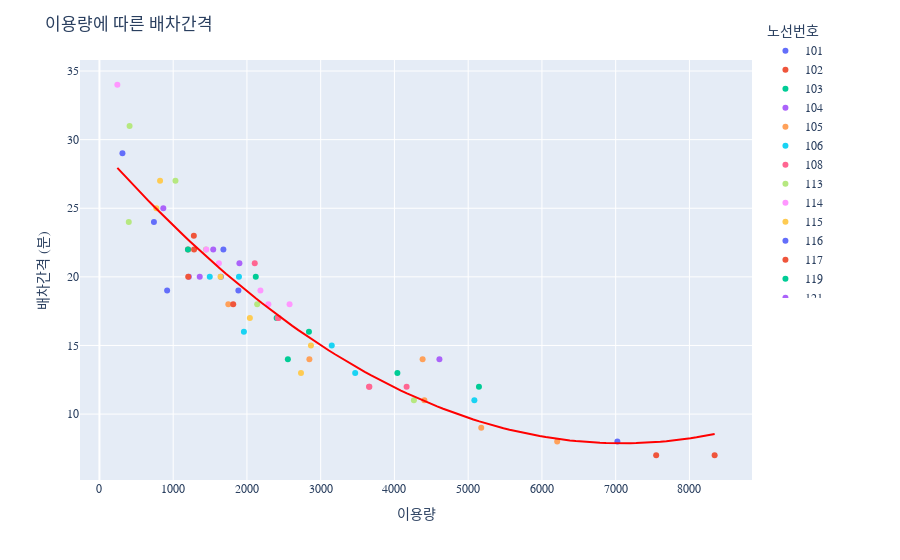

The notebook cell this image was saved under:
### Code cell
import plotly.express as px
import plotly.graph_objects as go
import plotly.offline as pyo

# 2차 곡선 회귀선 계수 계산
a, b, c = np.polyfit(bus_usage_merge_work["USAGE_COUNT"], bus_usage_merge_work["ALLO_INTERVAL"], 2)

# 2차 곡선 회귀선 함수 정의
def quadratic_regression(x):
    return a * x**2 + b * x + c

# 산점도 그래프 생성
fig = px.scatter(bus_usage_merge_work, x="USAGE_COUNT", y="ALLO_INTERVAL", color="ROUTE_NO", 
                 labels={"USAGE_COUNT": "이용량", "ALLO_INTERVAL": "배차간격 (분)", "ROUTE_NO": "노선번호"})

# 회귀선 그리기
x_range = np.linspace(bus_usage_merge_work["USAGE_COUNT"].min(), bus_usage_merge_work["USAGE_COUNT"].max(), 100)
y_range = [quadratic_regression(x) for x in x_range]

fig.add_trace(go.Scatter(x=x_range, y=y_range, mode="lines", name="2차 곡선 회귀선", line=dict(color='red')))

# 그래프 레이아웃 설정
fig.update_layout(
    title="이용량에 따른 배차간격",
    xaxis_title="이용량",
    yaxis_title="배차간격 (분)",
    legend_title="노선번호",
    showlegend=True,
    legend=dict(x=9000, y=1.1),
    font=dict(family="Malgun Gothic"),
    hovermode="closest"
)

# 그래프 표시
fig.show()
pyo.plot(fig, filename='bus_usage_graph_work_altered.html')

### Figure 1 — Plotly figure (JSON) as saved in the notebook; plotly's stock layout.template omitted (floating-point values rounded to 4 significant figures)
{"data": [{"hovertemplate": "노선번호=101<br>이용량=%{x}<br>배차간격 (분)=%{y}<extra></extra>", "legendgroup": "101", "marker": {"color": "#636efa", "symbol": "circle"}, "mode": "markers", "name": "101", "orientation": "v", "showlegend": true, "type": "scatter", "x": [1647], "xaxis": "x", "y": [20], "yaxis": "y"}, {"hovertemplate": "노선번호=102<br>이용량=%{x}<br>배차간격 (분)=%{y}<extra></extra>", "legendgroup": "102", "marker": {"color": "#EF553B", "symbol": "circle"}, "mode": "markers", "name": "102", "orientation": "v", "showlegend": true, "type": "scatter", "x": [8342], "xaxis": "x", "y": [7], "yaxis": "y"}, {"hovertemplate": "노선번호=103<br>이용량=%{x}<br>배차간격 (분)=%{y}<extra></extra>", "legendgroup": "103", "marker": {"color": "#00cc96", "symbol": "circle"}, "mode": "markers", "name": "103", "orientation": "v", "showlegend": true, "type": "scatter", "x": [4040], "xaxis": "x", "y": [13], "yaxis": "y"}, {"hovertemplate": "노선번호=104<br>이용량=%{x}<br>배차간격 (분)=%{y}<extra></extra>", "legendgroup": "104", "marker": {"color": "#ab63fa", "symbol": "circle"}, "mode": "markers", "name": "104", "orientation": "v", "showlegend": true, "type": "scatter", "x": [1213], "xaxis": "x", "y": [20], "yaxis": "y"}, {"hovertemplate": "노선번호=105<br>이용량=%{x}<br>배차간격 (분)=%{y}<extra></extra>", "legendgroup": "105", "marker": {"color": "#FFA15A", "symbol": "circle"}, "mode": "markers", "name": "105", "orientation": "v", "showlegend": true, "type": "scatter", "x": [5177], "xaxis": "x", "y": [9], "yaxis": "y"}, {"hovertemplate": "노선번호=106<br>이용량=%{x}<br>배차간격 (분)=%{y}<extra></extra>", "legendgroup": "106", "marker": {"color": "#19d3f3", "symbol": "circle"}, "mode": "markers", "name": "106", "orientation": "v", "showlegend": true, "type": "scatter", "x": [5084], "xaxis": "x", "y": [11], "yaxis": "y"}, {"hovertemplate": "노선번호=108<br>이용량=%{x}<br>배차간격 (분)=%{y}<extra></extra>", "legendgroup": "108", "marker": {"color": "#FF6692", "symbol": "circle"}, "mode": "markers", "name": "108", "orientation": "v", "showlegend": true, "type": "scatter", "x": [3656], "xaxis": "x", "y": [12], "yaxis": "y"}, {"hovertemplate": "노선번호=113<br>이용량=%{x}<br>배차간격 (분)=%{y}<extra></extra>", "legendgroup": "113", "marker": {"color": "#B6E880", "symbol": "circle"}, "mode": "markers", "name": "113", "orientation": "v", "showlegend": true, "type": "scatter", "x": [1444], "xaxis": "x", "y": [22], "yaxis": "y"}, {"hovertemplate": "노선번호=114<br>이용량=%{x}<br>배차간격 (분)=%{y}<extra></extra>", "legendgroup": "114", "marker": {"color": "#FF97FF", "symbol": "circle"}, "mode": "markers", "name": "114", "orientation": "v", "showlegend": true, "type": "scatter", "x": [2291], "xaxis": "x", "y": [18], "yaxis": "y"}, {"hovertemplate": "노선번호=115<br>이용량=%{x}<br>배차간격 (분)=%{y}<extra></extra>", "legendgroup": "115", "marker": {"color": "#FECB52", "symbol": "circle"}, "mode": "markers", "name": "115", "orientation": "v", "showlegend": true, "type": "scatter", "x": [2868], "xaxis": "x", "y": [15], "yaxis": "y"}, {"hovertemplate": "노선번호=116<br>이용량=%{x}<br>배차간격 (분)=%{y}<extra></extra>", "legendgroup": "116", "marker": {"color": "#636efa", "symbol": "circle"}, "mode": "markers", "name": "116", "orientation": "v", "showlegend": true, "type": "scatter", "x": [739], "xaxis": "x", "y": [24], "yaxis": "y"}, {"hovertemplate": "노선번호=117<br>이용량=%{x}<br>배차간격 (분)=%{y}<extra></extra>", "legendgroup": "117", "marker": {"color": "#EF553B", "symbol": "circle"}, "mode": "markers", "name": "117", "orientation": "v", "showlegend": true, "type": "scatter", "x": [1204], "xaxis": "x", "y": [20], "yaxis": "y"}, {"hovertemplate": "노선번호=119<br>이용량=%{x}<br>배차간격 (분)=%{y}<extra></extra>", "legendgroup": "119", "marker": {"color": "#00cc96", "symbol": "circle"}, "mode": "markers", "name": "119", "orientation": "v", "showlegend": true, "type": "scatter", "x": [2841], "xaxis": "x", "y": [16], "yaxis": "y"}, {"hovertemplate": "노선번호=121<br>이용량=%{x}<br>배차간격 (분)=%{y}<extra></extra>", "legendgroup": "121", "marker": {"color": "#ab63fa", "symbol": "circle"}, "mode": "markers", "name": "121", "orientation": "v", "showlegend": true, "type": "scatter", "x": [1543], "xaxis": "x", "y": [22], "yaxis": "y"}, {"hovertemplate": "노선번호=201<br>이용량=%{x}<br>배차간격 (분)=%{y}<extra></extra>", "legendgroup": "201", "marker": {"color": "#FFA15A", "symbol": "circle"}, "mode": "markers", "name": "201", "orientation": "v", "showlegend": true, "type": "scatter", "x": [6207], "xaxis": "x", "y": [8], "yaxis": "y"}, {"hovertemplate": "노선번호=203<br>이용량=%{x}<br>배차간격 (분)=%{y}<extra></extra>", "legendgroup": "203", "marker": {"color": "#19d3f3", "symbol": "circle"}, "mode": "markers", "name": "203", "orientation": "v", "showlegend": true, "type": "scatter", "x": [1959], "xaxis": "x", "y": [16], "yaxis": "y"}, {"hovertemplate": "노선번호=211<br>이용량=%{x}<br>배차간격 (분)=%{y}<extra></extra>", "legendgroup": "211", "marker": {"color": "#FF6692", "symbol": "circle"}, "mode": "markers", "name": "211", "orientation": "v", "showlegend": true, "type": "scatter", "x": [3660], "xaxis": "x", "y": [12], "yaxis": "y"}, {"hovertemplate": "노선번호=212<br>이용량=%{x}<br>배차간격 (분)=%{y}<extra></extra>", "legendgroup": "212", "marker": {"color": "#B6E880", "symbol": "circle"}, "mode": "markers", "name": "212", "orientation": "v", "showlegend": true, "type": "scatter", "x": [398], "xaxis": "x", "y": [24], "yaxis": "y"}, {"hovertemplate": "노선번호=213<br>이용량=%{x}<br>배차간격 (분)=%{y}<extra></extra>", "legendgroup": "213", "marker": {"color": "#FF97FF", "symbol": "circle"}, "mode": "markers", "name": "213", "orientation": "v", "showlegend": true, "type": "scatter", "x": [243], "xaxis": "x", "y": [34], "yaxis": "y"}, {"hovertemplate": "노선번호=216<br>이용량=%{x}<br>배차간격 (분)=%{y}<extra></extra>", "legendgroup": "216", "marker": {"color": "#FECB52", "symbol": "circle"}, "mode": "markers", "name": "216", "orientation": "v", "showlegend": true, "type": "scatter", "x": [2040], "xaxis": "x", "y": [17], "yaxis": "y"}, {"hovertemplate": "노선번호=301<br>이용량=%{x}<br>배차간격 (분)=%{y}<extra></extra>", "legendgroup": "301", "marker": {"color": "#636efa", "symbol": "circle"}, "mode": "markers", "name": "301", "orientation": "v", "showlegend": true, "type": "scatter", "x": [7023], "xaxis": "x", "y": [8], "yaxis": "y"}, {"hovertemplate": "노선번호=311<br>이용량=%{x}<br>배차간격 (분)=%{y}<extra></extra>", "legendgroup": "311", "marker": {"color": "#EF553B", "symbol": "circle"}, "mode": "markers", "name": "311", "orientation": "v", "showlegend": true, "type": "scatter", "x": [7549], "xaxis": "x", "y": [7], "yaxis": "y"}, {"hovertemplate": "노선번호=312<br>이용량=%{x}<br>배차간격 (분)=%{y}<extra></extra>", "legendgroup": "312", "marker": {"color": "#00cc96", "symbol": "circle"}, "mode": "markers", "name": "312", "orientation": "v", "showlegend": true, "type": "scatter", "x": [2120], "xaxis": "x", "y": [20], "yaxis": "y"}, {"hovertemplate": "노선번호=313<br>이용량=%{x}<br>배차간격 (분)=%{y}<extra></extra>", "legendgroup": "313", "marker": {"color": "#ab63fa", "symbol": "circle"}, "mode": "markers", "name": "313", "orientation": "v", "showlegend": true, "type": "scatter", "x": [866], "xaxis": "x", "y": [25], "yaxis": "y"}, {"hovertemplate": "노선번호=314<br>이용량=%{x}<br>배차간격 (분)=%{y}<extra></extra>", "legendgroup": "314", "marker": {"color": "#FFA15A", "symbol": "circle"}, "mode": "markers", "name": "314", "orientation": "v", "showlegend": true, "type": "scatter", "x": [4406], "xaxis": "x", "y": [11], "yaxis": "y"}, {"hovertemplate": "노선번호=315<br>이용량=%{x}<br>배차간격 (분)=%{y}<extra></extra>", "legendgroup": "315", "marker": {"color": "#19d3f3", "symbol": "circle"}, "mode": "markers", "name": "315", "orientation": "v", "showlegend": true, "type": "scatter", "x": [1496], "xaxis": "x", "y": [20], "yaxis": "y"}, {"hovertemplate": "노선번호=316<br>이용량=%{x}<br>배차간격 (분)=%{y}<extra></extra>", "legendgroup": "316", "marker": {"color": "#FF6692", "symbol": "circle"}, "mode": "markers", "name": "316", "orientation": "v", "showlegend": true, "type": "scatter", "x": [2106], "xaxis": "x", "y": [21], "yaxis": "y"}, {"hovertemplate": "노선번호=317<br>이용량=%{x}<br>배차간격 (분)=%{y}<extra></extra>", "legendgroup": "317", "marker": {"color": "#B6E880", "symbol": "circle"}, "mode": "markers", "name": "317", "orientation": "v", "showlegend": true, "type": "scatter", "x": [1031], "xaxis": "x", "y": [27], "yaxis": "y"}, {"hovertemplate": "노선번호=318<br>이용량=%{x}<br>배차간격 (분)=%{y}<extra></extra>", "legendgroup": "318", "marker": {"color": "#FF97FF", "symbol": "circle"}, "mode": "markers", "name": "318", "orientation": "v", "showlegend": true, "type": "scatter", "x": [2183], "xaxis": "x", "y": [19], "yaxis": "y"}, {"hovertemplate": "노선번호=511<br>이용량=%{x}<br>배차간격 (분)=%{y}<extra></extra>", "legendgroup": "511", "marker": {"color": "#FECB52", "symbol": "circle"}, "mode": "markers", "name": "511", "orientation": "v", "showlegend": true, "type": "scatter", "x": [2733], "xaxis": "x", "y": [13], "yaxis": "y"}, {"hovertemplate": "노선번호=512<br>이용량=%{x}<br>배차간격 (분)=%{y}<extra></extra>", "legendgroup": "512", "marker": {"color": "#636efa", "symbol": "circle"}, "mode": "markers", "name": "512", "orientation": "v", "showlegend": true, "type": "scatter", "x": [1681], "xaxis": "x", "y": [22], "yaxis": "y"}, {"hovertemplate": "노선번호=513<br>이용량=%{x}<br>배차간격 (분)=%{y}<extra></extra>", "legendgroup": "513", "marker": {"color": "#EF553B", "symbol": "circle"}, "mode": "markers", "name": "513", "orientation": "v", "showlegend": true, "type": "scatter", "x": [1280], "xaxis": "x", "y": [23], "yaxis": "y"}, {"hovertemplate": "노선번호=514<br>이용량=%{x}<br>배차간격 (분)=%{y}<extra></extra>", "legendgroup": "514", "marker": {"color": "#00cc96", "symbol": "circle"}, "mode": "markers", "name": "514", "orientation": "v", "showlegend": true, "type": "scatter", "x": [2403], "xaxis": "x", "y": [17], "yaxis": "y"}, {"hovertemplate": "노선번호=601<br>이용량=%{x}<br>배차간격 (분)=%{y}<extra></extra>", "legendgroup": "601", "marker": {"color": "#ab63fa", "symbol": "circle"}, "mode": "markers", "name": "601", "orientation": "v", "showlegend": true, "type": "scatter", "x": [1898], "xaxis": "x", "y": [21], "yaxis": "y"}, {"hovertemplate": "노선번호=602<br>이용량=%{x}<br>배차간격 (분)=%{y}<extra></extra>", "legendgroup": "602", "marker": {"color": "#FFA15A", "symbol": "circle"}, "mode": "markers", "name": "602", "orientation": "v", "showlegend": true, "type": "scatter", "x": [1748], "xaxis": "x", "y": [18], "yaxis": "y"}, {"hovertemplate": "노선번호=603<br>이용량=%{x}<br>배차간격 (분)=%{y}<extra></extra>", "legendgroup": "603", "marker": {"color": "#19d3f3", "symbol": "circle"}, "mode": "markers", "name": "603", "orientation": "v", "showlegend": true, "type": "scatter", "x": [3468], "xaxis": "x", "y": [13], "yaxis": "y"}, {"hovertemplate": "노선번호=604<br>이용량=%{x}<br>배차간격 (분)=%{y}<extra></extra>", "legendgroup": "604", "marker": {"color": "#FF6692", "symbol": "circle"}, "mode": "markers", "name": "604", "orientation": "v", "showlegend": true, "type": "scatter", "x": [4165], "xaxis": "x", "y": [12], "yaxis": "y"}, {"hovertemplate": "노선번호=605<br>이용량=%{x}<br>배차간격 (분)=%{y}<extra></extra>", "legendgroup": "605", "marker": {"color": "#B6E880", "symbol": "circle"}, "mode": "markers", "name": "605", "orientation": "v", "showlegend": true, "type": "scatter", "x": [4264], "xaxis": "x", "y": [11], "yaxis": "y"}, {"hovertemplate": "노선번호=606<br>이용량=%{x}<br>배차간격 (분)=%{y}<extra></extra>", "legendgroup": "606", "marker": {"color": "#FF97FF", "symbol": "circle"}, "mode": "markers", "name": "606", "orientation": "v", "showlegend": true, "type": "scatter", "x": [1449], "xaxis": "x", "y": [22], "yaxis": "y"}, {"hovertemplate": "노선번호=608<br>이용량=%{x}<br>배차간격 (분)=%{y}<extra></extra>", "legendgroup": "608", "marker": {"color": "#FECB52", "symbol": "circle"}, "mode": "markers", "name": "608", "orientation": "v", "showlegend": true, "type": "scatter", "x": [1642], "xaxis": "x", "y": [20], "yaxis": "y"}, {"hovertemplate": "노선번호=611<br>이용량=%{x}<br>배차간격 (분)=%{y}<extra></extra>", "legendgroup": "611", "marker": {"color": "#636efa", "symbol": "circle"}, "mode": "markers", "name": "611", "orientation": "v", "showlegend": true, "type": "scatter", "x": [1884], "xaxis": "x", "y": [19], "yaxis": "y"}, {"hovertemplate": "노선번호=612<br>이용량=%{x}<br>배차간격 (분)=%{y}<extra></extra>", "legendgroup": "612", "marker": {"color": "#EF553B", "symbol": "circle"}, "mode": "markers", "name": "612", "orientation": "v", "showlegend": true, "type": "scatter", "x": [1202], "xaxis": "x", "y": [22], "yaxis": "y"}, {"hovertemplate": "노선번호=613<br>이용량=%{x}<br>배차간격 (분)=%{y}<extra></extra>", "legendgroup": "613", "marker": {"color": "#00cc96", "symbol": "circle"}, "mode": "markers", "name": "613", "orientation": "v", "showlegend": true, "type": "scatter", "x": [2555], "xaxis": "x", "y": [14], "yaxis": "y"}, {"hovertemplate": "노선번호=614<br>이용량=%{x}<br>배차간격 (분)=%{y}<extra></extra>", "legendgroup": "614", "marker": {"color": "#ab63fa", "symbol": "circle"}, "mode": "markers", "name": "614", "orientation": "v", "showlegend": true, "type": "scatter", "x": [1360], "xaxis": "x", "y": [20], "yaxis": "y"}, {"hovertemplate": "노선번호=615<br>이용량=%{x}<br>배차간격 (분)=%{y}<extra></extra>", "legendgroup": "615", "marker": {"color": "#FFA15A", "symbol": "circle"}, "mode": "markers", "name": "615", "orientation": "v", "showlegend": true, "type": "scatter", "x": [2847], "xaxis": "x", "y": [14], "yaxis": "y"}, {"hovertemplate": "노선번호=616<br>이용량=%{x}<br>배차간격 (분)=%{y}<extra></extra>", "legendgroup": "616", "marker": {"color": "#19d3f3", "symbol": "circle"}, "mode": "markers", "name": "616", "orientation": "v", "showlegend": true, "type": "scatter", "x": [1892], "xaxis": "x", "y": [20], "yaxis": "y"}, {"hovertemplate": "노선번호=617<br>이용량=%{x}<br>배차간격 (분)=%{y}<extra></extra>", "legendgroup": "617", "marker": {"color": "#FF6692", "symbol": "circle"}, "mode": "markers", "name": "617", "orientation": "v", "showlegend": true, "type": "scatter", "x": [2419], "xaxis": "x", "y": [17], "yaxis": "y"}, {"hovertemplate": "노선번호=618<br>이용량=%{x}<br>배차간격 (분)=%{y}<extra></extra>", "legendgroup": "618", "marker": {"color": "#B6E880", "symbol": "circle"}, "mode": "markers", "name": "618", "orientation": "v", "showlegend": true, "type": "scatter", "x": [2139], "xaxis": "x", "y": [18], "yaxis": "y"}, {"hovertemplate": "노선번호=619<br>이용량=%{x}<br>배차간격 (분)=%{y}<extra></extra>", "legendgroup": "619", "marker": {"color": "#FF97FF", "symbol": "circle"}, "mode": "markers", "name": "619", "orientation": "v", "showlegend": true, "type": "scatter", "x": [1620], "xaxis": "x", "y": [21], "yaxis": "y"}, {"hovertemplate": "노선번호=620<br>이용량=%{x}<br>배차간격 (분)=%{y}<extra></extra>", "legendgroup": "620", "marker": {"color": "#FECB52", "symbol": "circle"}, "mode": "markers", "name": "620", "orientation": "v", "showlegend": true, "type": "scatter", "x": [822], "xaxis": "x", "y": [27], "yaxis": "y"}, {"hovertemplate": "노선번호=622<br>이용량=%{x}<br>배차간격 (분)=%{y}<extra></extra>", "legendgroup": "622", "marker": {"color": "#636efa", "symbol": "circle"}, "mode": "markers", "name": "622", "orientation": "v", "showlegend": true, "type": "scatter", "x": [312], "xaxis": "x", "y": [29], "yaxis": "y"}, {"hovertemplate": "노선번호=701<br>이용량=%{x}<br>배차간격 (분)=%{y}<extra></extra>", "legendgroup": "701", "marker": {"color": "#EF553B", "symbol": "circle"}, "mode": "markers", "name": "701", "orientation": "v", "showlegend": true, "type": "scatter", "x": [1814], "xaxis": "x", "y": [18], "yaxis": "y"}, {"hovertemplate": "노선번호=703<br>이용량=%{x}<br>배차간격 (분)=%{y}<extra></extra>", "legendgroup": "703", "marker": {"color": "#00cc96", "symbol": "circle"}, "mode": "markers", "name": "703", "orientation": "v", "showlegend": true, "type": "scatter", "x": [5146], "xaxis": "x", "y": [12], "yaxis": "y"}, {"hovertemplate": "노선번호=704<br>이용량=%{x}<br>배차간격 (분)=%{y}<extra></extra>", "legendgroup": "704", "marker": {"color": "#ab63fa", "symbol": "circle"}, "mode": "markers", "name": "704", "orientation": "v", "showlegend": true, "type": "scatter", "x": [4610], "xaxis": "x", "y": [14], "yaxis": "y"}, {"hovertemplate": "노선번호=705<br>이용량=%{x}<br>배차간격 (분)=%{y}<extra></extra>", "legendgroup": "705", "marker": {"color": "#FFA15A", "symbol": "circle"}, "mode": "markers", "name": "705", "orientation": "v", "showlegend": true, "type": "scatter", "x": [4382], "xaxis": "x", "y": [14], "yaxis": "y"}, {"hovertemplate": "노선번호=706<br>이용량=%{x}<br>배차간격 (분)=%{y}<extra></extra>", "legendgroup": "706", "marker": {"color": "#19d3f3", "symbol": "circle"}, "mode": "markers", "name": "706", "orientation": "v", "showlegend": true, "type": "scatter", "x": [3150], "xaxis": "x", "y": [15], "yaxis": "y"}, {"hovertemplate": "노선번호=711<br>이용량=%{x}<br>배차간격 (분)=%{y}<extra></extra>", "legendgroup": "711", "marker": {"color": "#FF6692", "symbol": "circle"}, "mode": "markers", "name": "711", "orientation": "v", "showlegend": true, "type": "scatter", "x": [2430], "xaxis": "x", "y": [17], "yaxis": "y"}, {"hovertemplate": "노선번호=712<br>이용량=%{x}<br>배차간격 (분)=%{y}<extra></extra>", "legendgroup": "712", "marker": {"color": "#B6E880", "symbol": "circle"}, "mode": "markers", "name": "712", "orientation": "v", "showlegend": true, "type": "scatter", "x": [409], "xaxis": "x", "y": [31], "yaxis": "y"}, {"hovertemplate": "노선번호=802<br>이용량=%{x}<br>배차간격 (분)=%{y}<extra></extra>", "legendgroup": "802", "marker": {"color": "#FF97FF", "symbol": "circle"}, "mode": "markers", "name": "802", "orientation": "v", "showlegend": true, "type": "scatter", "x": [2578], "xaxis": "x", "y": [18], "yaxis": "y"}, {"hovertemplate": "노선번호=911<br>이용량=%{x}<br>배차간격 (분)=%{y}<extra></extra>", "legendgroup": "911", "marker": {"color": "#FECB52", "symbol": "circle"}, "mode": "markers", "name": "911", "orientation": "v", "showlegend": true, "type": "scatter", "x": [772], "xaxis": "x", "y": [25], "yaxis": "y"}, {"hovertemplate": "노선번호=912<br>이용량=%{x}<br>배차간격 (분)=%{y}<extra></extra>", "legendgroup": "912", "marker": {"color": "#636efa", "symbol": "circle"}, "mode": "markers", "name": "912", "orientation": "v", "showlegend": true, "type": "scatter", "x": [918], "xaxis": "x", "y": [19], "yaxis": "y"}, {"hovertemplate": "노선번호=916<br>이용량=%{x}<br>배차간격 (분)=%{y}<extra></extra>", "legendgroup": "916", "marker": {"color": "#EF553B", "symbol": "circle"}, "mode": "markers", "name": "916", "orientation": "v", "showlegend": true, "type": "scatter", "x": [1283], "xaxis": "x", "y": [22], "yaxis": "y"}, {"hovertemplate": "노선번호=918<br>이용량=%{x}<br>배차간격 (분)=%{y}<extra></extra>", "legendgroup": "918", "marker": {"color": "#00cc96", "symbol": "circle"}, "mode": "markers", "name": "918", "orientation": "v", "showlegend": true, "type": "scatter", "x": [1200], "xaxis": "x", "y": [22], "yaxis": "y"}, {"line": {"color": "red"}, "mode": "lines", "name": "2차 곡선 회귀선", "type": "scatter", "x": [243, 324.8, 406.6, 488.4, 570.2, 652.0, 733.8, 815.7, 897.5, 979.3, 1061.0, 1143.0, 1225.0, 1307.0, 1388.0, 1470.0, 1552.0, 1634.0, 1716.0, 1797.0, 1879.0, 1961.0, 2043.0, 2125.0, 2206.0, 2288.0, 2370.0, 2452.0, 2534.0, 2615.0, 2697.0, 2779.0, 2861.0, 2943.0, 3024.0, 3106.0, 3188.0, 3270.0, 3352.0, 3434.0, 3515.0, 3597.0, 3679.0, 3761.0, 3843.0, 3924.0, 4006.0, 4088.0, 4170.0, 4252.0, 4333.0, 4415.0, 4497.0, 4579.0, 4661.0, 4742.0, 4824.0, 4906.0, 4988.0, 5070.0, 5151.0, 5233.0, 5315.0, 5397.0, 5479.0, 5561.0, 5642.0, 5724.0, 5806.0, 5888.0, 5970.0, 6051.0, 6133.0, 6215.0, 6297.0, 6379.0, 6460.0, 6542.0, 6624.0, 6706.0, 6788.0, 6869.0, 6951.0, 7033.0, 7115.0, 7197.0, 7278.0, 7360.0, 7442.0, 7524.0, 7606.0, 7688.0, 7769.0, 7851.0, 7933.0, 8015.0, 8097.0, 8178.0, 8260.0, 8342], "y": [27.94, 27.47, 27.0, 26.53, 26.07, 25.61, 25.17, 24.72, 24.29, 23.85, 23.43, 23.01, 22.59, 22.19, 21.78, 21.39, 21.0, 20.61, 20.23, 19.86, 19.49, 19.13, 18.77, 18.42, 18.07, 17.73, 17.4, 17.07, 16.75, 16.43, 16.12, 15.82, 15.52, 15.22, 14.94, 14.65, 14.38, 14.11, 13.84, 13.58, 13.33, 13.08, 12.84, 12.6, 12.37, 12.15, 11.93, 11.72, 11.51, 11.31, 11.11, 10.92, 10.74, 10.56, 10.39, 10.22, 10.06, 9.901, 9.752, 9.607, 9.469, 9.336, 9.209, 9.088, 8.973, 8.863, 8.759, 8.661, 8.568, 8.481, 8.4, 8.325, 8.256, 8.192, 8.134, 8.082, 8.035, 7.994, 7.959, 7.93, 7.907, 7.889, 7.877, 7.87, 7.87, 7.875, 7.886, 7.903, 7.925, 7.953, 7.987, 8.027, 8.072, 8.123, 8.18, 8.243, 8.311, 8.385, 8.465, 8.551]}], "layout": {"font": {"family": "Malgun Gothic"}, "hovermode": "closest", "legend": {"title": {"text": "노선번호"}, "tracegroupgap": 0, "x": 9000, "y": 1.1}, "margin": {"t": 60}, "showlegend": true, "title": {"text": "이용량에 따른 배차간격"}, "xaxis": {"anchor": "y", "domain": [0, 1], "title": {"text": "이용량"}}, "yaxis": {"anchor": "x", "domain": [0, 1], "title": {"text": "배차간격 (분)"}}}}
